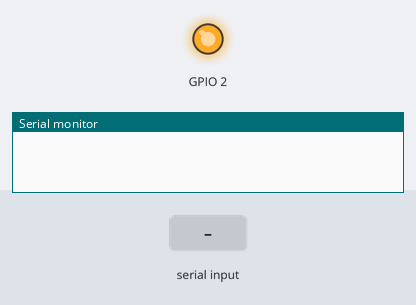
A program run on a simulated ESP32. Parts: output pins drawn as LEDs (lit = HIGH), the last lines printed to the serial monitor. Inputs (shaded band) come from the test bench.

Above: at 2.2 s.
2.3 s: "90,45\n" received over Serial
At 2.9 s:
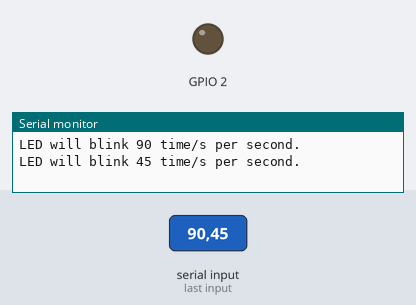
Timing chart, 0 to 5.3 s (numbered marks = the images above; inputs shaded):
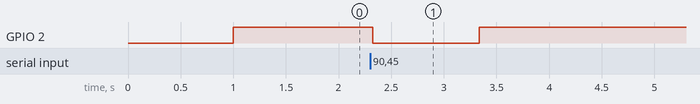

The program:

main.cpp
```cpp
#include <Arduino.h>

int blink;
int delaytime;
bool startup = true;

void setup() {
  // put your setup code here, to run once:
  Serial.begin(9600);
  pinMode(2,OUTPUT);
  delay(1000);
}

void loop() {
  // put your main code here, to run repeatedly:

  if (startup){
    startup = false;
  }

  if(Serial.available()){
    blink = Serial.parseInt();
    Serial.print("LED will blink ");
    Serial.print(blink);
    Serial.println(" time/s per second.");
  }

  if (blink > 0){
    delaytime = blink*2;
    digitalWrite(2,HIGH);
    delay(1000/delaytime);
    digitalWrite(2,LOW);
    delay(1000/delaytime);
   }
  else{
    digitalWrite(2,HIGH);
   }
}
```

Measured:
- after the input at 2.3 s, GPIO 2: HIGH → LOW at once, → HIGH 1.0 s later
